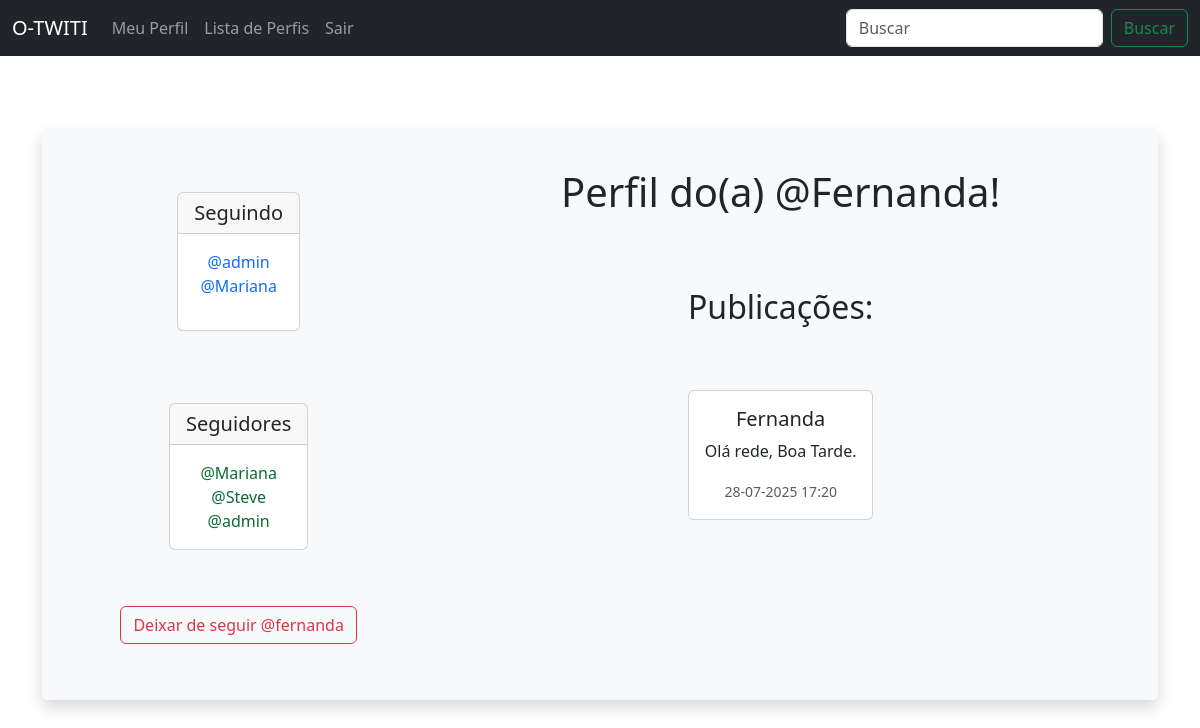
Before: /profile/2 (signed in) with the older database file.
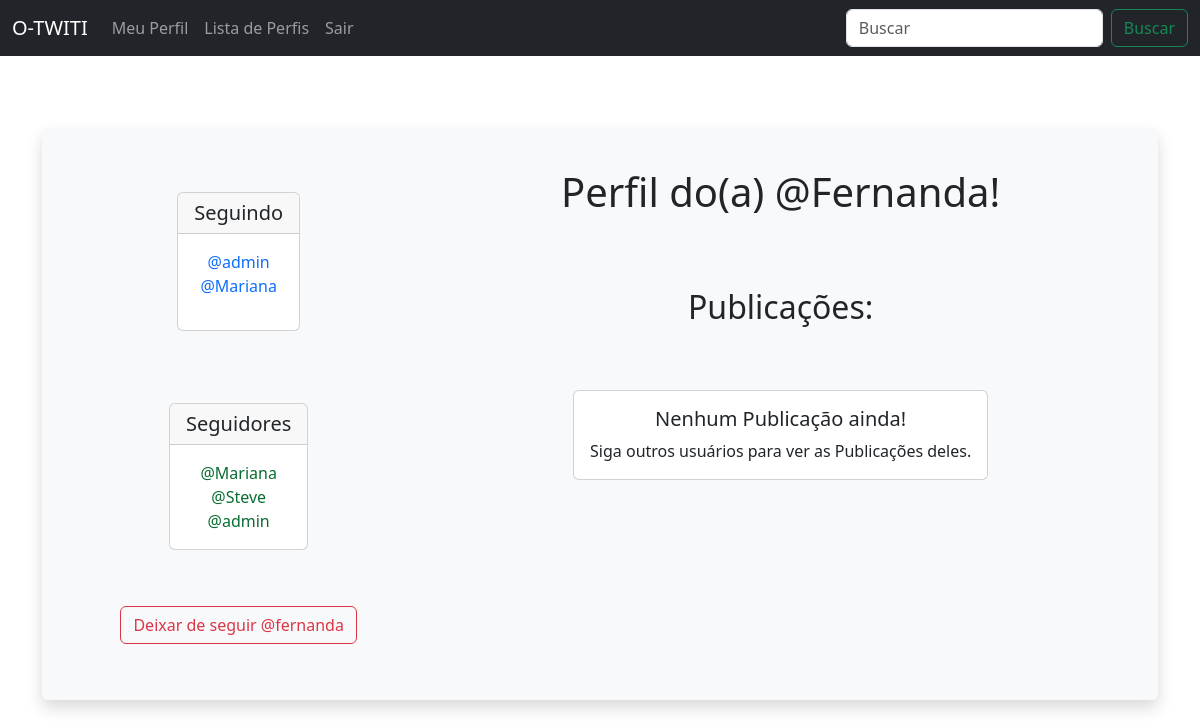
After: the same page with the newer database file.
### musker/models.py (models this page shows, shortened)
class UserProfile(models.Model):
    user = models.OneToOneField(User, on_delete=models.CASCADE)
    follows = models.ManyToManyField("self", related_name="followed_by", symmetrical=False, blank=True)
    date_modified = models.DateTimeField(User, auto_now=True)
    profile_image = models.ImageField(upload_to='images/', blank=True, null=True)
    def __str__(self):
        return self.user.username

class Meep(models.Model):
    user = models.ForeignKey(User, related_name='meeps', on_delete=models.DO_NOTHING)
    body = models.CharField(max_length=280)
    created_at = models.DateTimeField(auto_now_add=True)

### musker/views.py (the view, shortened to what this page needs)
# urls.py: path('profile/<int:pk>', views.profile, name='profile'),
def profile(request, pk):
    if request.user.is_authenticated:
        profile = UserProfile.objects.get(user_id=pk)
        user_profile = UserProfile.objects.get(user=request.user)
        meeps = Meep.objects.filter(user_id=pk)
        return render(request, 'profile.html', {
            "profile": profile,
            "user_profile": user_profile,
            "meeps": meeps
        })
    else:
        messages.success(request, "Você precisa estar logado para visualizar esta página.")
        return redirect('home')

### musker/templates/profile.html (shortened to what this page needs)
{% extends "base.html" %}
{% block content %}
{% if profile %}
<div class="container text-center">
    <div class="row flex-column flex-md-row mt-5 mb-5 bg-light p-3 rounded shadow">
        <div class="col-md-4 order-md-2 d-flex flex-column align-items-center gap-3">
            <div class="card mb-3 mt-5 ">
                <h5 class="card-header">Seguindo</h5>
                <div class="card-body">
                    <p class="card-text mb-3">
                        {% for following in profile.follows.all %}
                            <a class="text-decoration-none" href="{% url 'profile' following.user.id %}">@{{ following }}</a><br />
                        {% endfor %}
                    </p>
                </div>
            </div>
            <br />
            <div class="card">
                <h5 class="card-header">Seguidores</h5>
                <div class="card-body">
                    <p class="card-text">
                        {% for follower in profile.followed_by.all %}
                            <a class="text-decoration-none list-group-item" style="color: rgb(8, 109, 50);"  href="{% url 'profile' follower.user.id %}">@{{ follower }}</a>
                        {% endfor %}
                    </p>
                </div>
            </div>
            <br />
        {% if request.user != profile.user %}
        <form method="POST">
            {% if profile in user_profile.follows.all %}
            <button
                class="btn btn-outline-danger"
                name="follow"
                value="unfollow"
                type="submit">
                Deixar de seguir @{{ profile.user.username|lower }}
            </button>
            {% endif %}
        </form>
        {% endif %}
            <br />
        </div>
        <div class="col-md-8 order-md-2 d-flex flex-column align-items-center gap-3 mt-4">
            <h1>Perfil do(a) @{{ profile.user.username }}!</h1>
            <h2 class="mt-5">Publicações:</h2>
            <br />
            {% if meeps %}
            {% for meep in meeps %}
            <div class="card mb-3">
                <div class="card-body">
                    <h5 class="card-title">{{ meep.user.username }}</h5>
                    <p class="card-text">{{ meep.body }}</p>
                    <p class="card-text"><small class="text-muted">{{ meep.created_at|date:"d-m-Y H:i" }}</small></p>
                </div>
            </div>
            {% endfor %}
            {% else %}
            <div class="card ml-3 mb-3">
                <div class="card-body">
                    <h5 class="card-title">Nenhum Publicação ainda!</h5>
                    <p class="card-text">Siga outros usuários para ver as Publicações deles.</p>
                </div>
            </div>
            {% endif %}
        </div>
    </div>
</div>
{% endif %}
{% endblock %}

Changed rows visible on the page:
removed Meep: user.username "Fernanda", body "Olá rede, Boa Tarde.", created_at "28-07-2025 17:20"
Other visible differences:
text now shown: "Nenhum Publicação ainda! Siga outros usuários para ver as Publicações deles."
